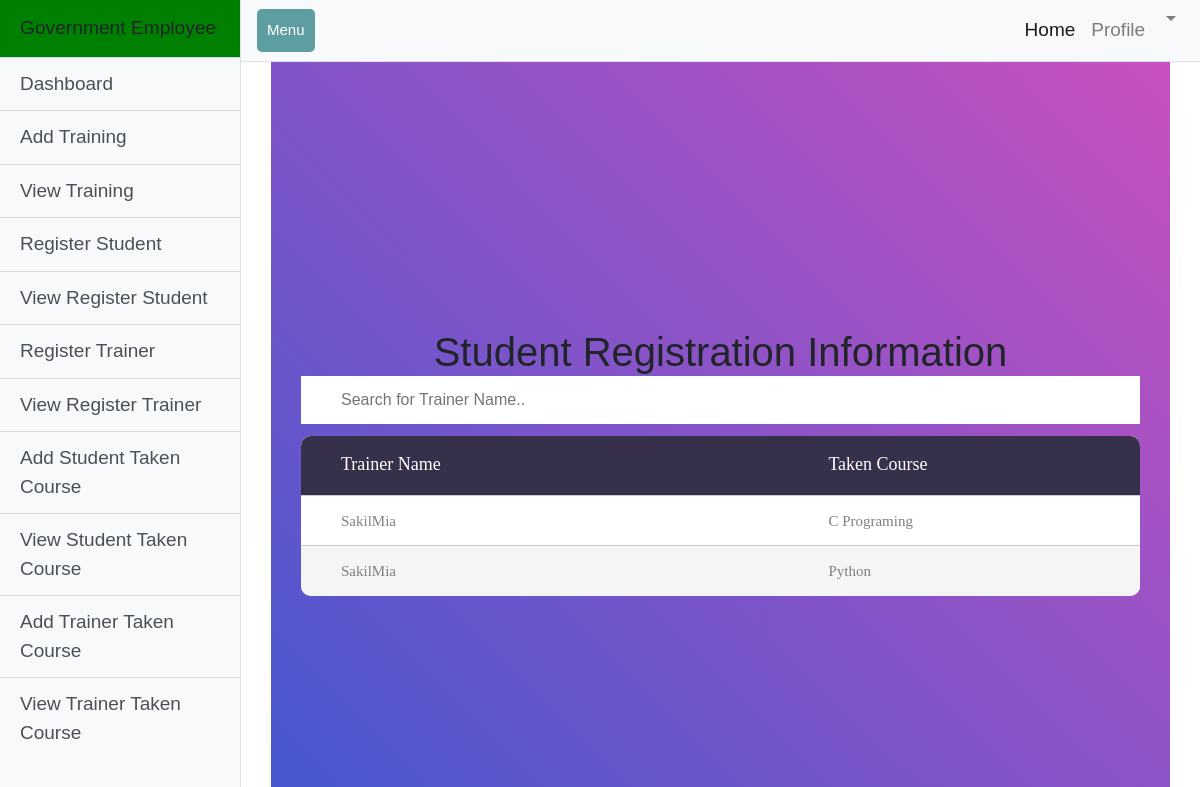
Screenshot of /GovernmentEmployee/viewTrainerTakenCourse/ with the database file from the repository.
### TrainerTakenCourse/models.py (models this page shows, shortened)
class TrainerTakenCourse(models.Model):
    TrainerName = models.ForeignKey(settings.AUTH_USER_MODEL, on_delete=models.CASCADE,
                                    limit_choices_to={'is_trainer': True}, )
    CourseName = models.ForeignKey(Training, on_delete=models.CASCADE)

### users/models.py (models this page shows, shortened)
class User(AbstractUser):
    is_governmentEmployee = models.BooleanField(default=False)
    is_trainer = models.BooleanField(default=False)
    is_student = models.BooleanField(default=False)
    MinistryName = models.ForeignKey(Ministry, on_delete=models.CASCADE, null=True, blank=True)
    phone_number = models.CharField(max_length=12, null=True, blank=True)
    Address = models.CharField(max_length=120, null=True, blank=True)
    image = models.ImageField(default='default.jpg', upload_to='profile_pics')
    def __str__(self):
        return self.username

### GovernmentEmployee/models.py (models this page shows, shortened)
class Training(models.Model):
    TrainingCode = models.IntegerField(help_text='please enter a number ')
    TrainingName = models.CharField(max_length=150)
    TrainingStartDate = models.DateField()
    TrainingDuration = models.CharField(max_length=15, help_text='6 months')
    picture = models.ImageField(default='default.jpg', upload_to='Training_Pic/')
    username = models.ForeignKey(settings.AUTH_USER_MODEL, on_delete=models.CASCADE, null=True, blank=True)
    date_posted = models.DateTimeField(default=timezone.now)
    def __str__(self):
        return self.TrainingName
    class Meta:
        db_table = "training"

### TrainerTakenCourse/views.py (the view)
# urls.py: path('viewTrainerTakenCourse/', trainer_views.TrainerTakenCourseList.as_view(), name='ViewTrainerTakenCourse'),
class TrainerTakenCourseList(ListView):
    model = TrainerTakenCourse
    template_name = 'TrainerTakenCourse/TrainerTakenCourseView.html'
    paginate_by = 15

### TrainerTakenCourse/templates/TrainerTakenCourse/TrainerTakenCourseView.html (shortened to what this page needs)
{% extends 'GovernmentEmployee/GovernmentEmployeeNavbar.html' %}
{% load static %}
{% load crispy_forms_tags %}
{% block content %}
<link rel="stylesheet" href="{% static 'GovernmentEmployee/css/style.css' %}"/>
<link rel="stylesheet" type="text/css" href="{% static 'GovernmentEmployee/css/util.css' %}">
<link rel="stylesheet" type="text/css" href="{% static 'GovernmentEmployee/css/main.css' %}">
<div class="container-fluid">
	<div class="limiter">
		<div class="container-table100">
			<div class="wrap-table100">
				<div class="table100">
                     <h1 align="center">Student Registration Information</h1>
                        <input type="text" id="myInput" onkeyup="myFunction()" placeholder="Search for Trainer Name.." title="Type in a name">
					<table id="myTable">
						<thead>
							<tr class="table100-head">
                                    <th  class="column1" >Trainer Name</th>
                                    <th  class="column2">Taken Course</th>
							</tr>
						</thead>
						<tbody>
                             {% for Trainer_TakenCourse in object_list  %}
                                   <tr>
                                       <td class="column1">{{ Trainer_TakenCourse.TrainerName}}</td>
                                       <td class="column2">{{ Trainer_TakenCourse.CourseName }}</td>
                                   </tr>
                             {% endfor %}
						</tbody>
					</table>
				</div>
			</div>
		</div>
	</div>
</div>
 {% endblock %}

### GovernmentEmployee/static/GovernmentEmployee/css/simple-sidebar.css (style rules this page uses)
body { overflow-x: hidden; }

### GovernmentEmployee/static/GovernmentEmployee/css/style.css (style rules this page uses)
body { font-size: 19px; }
table { width: 50%; margin: 30px auto; border-collapse: collapse; text-align: left; }
tr { border-bottom: 1px solid #cbcbcb; }
th, td { border: none; height: 30px; padding: 2px; }

### GovernmentEmployee/static/GovernmentEmployee/css/main.css (style rules this page uses)
* { margin: 0px; padding: 0px; box-sizing: border-box; }
body, html { height: 100%; font-family: sans-serif; }
h1,h2,h3,h4,h5,h6 { margin: 0px; }
input { display: block; outline: none; border: none !important; }
.limiter { width: 100%; margin: 0 auto; }
.container-table100 { width: 100%; min-height: 100vh; background: #c850c0; background: -webkit-linear-gradient(45deg, #4158d0, #c850c0); background: -o-linear-gradient(45deg, #4158d0, #c850c0); background: -moz-linear-gradient(45deg, #4158d0, #c850c0); background: linear-gradient(45deg, #4158d0, #c850c0); display: -webkit-box; display: -webkit-flex; display: -moz-box; display: -ms-flexbox; display: flex; align-items: center; justify-content: center; flex-wrap: wrap; padding: 33px 30px; }
.wrap-table100 { width: 1170px; }
table { border-spacing: 1; border-collapse: collapse; background: white; border-radius: 10px; overflow: hidden; width: 100%; margin: 0 auto; position: relative; }
table * { position: relative; }
table td, table th { padding-left: 8px; }
table thead tr { height: 60px; background: #36304a; }
table tbody tr { height: 50px; }
table tbody tr:last-child { border: 0; }
table td, table th { text-align: left; }
.table100-head th { font-family: OpenSans-Regular; font-size: 18px; color: #fff; line-height: 1.2; font-weight: unset; }
tbody tr:nth-child(even) { background-color: #f5f5f5; }
tbody tr { font-family: OpenSans-Regular; font-size: 15px; color: #808080; line-height: 1.2; font-weight: unset; }
.column1 { width: 260px; padding-left: 40px; }
.column2 { width: 160px; }

### TrainerTakenCourse/templates/TrainerTakenCourse/TrainerTakenCourseView.html (style rules this page uses)
#myInput {  background-position: 10px 10px; background-repeat: no-repeat; width: 100%; font-size: 16px; padding: 12px 20px 12px 40px; border: 1px solid #ddd; margin-bottom: 12px; }

### rows the page displays
TrainerTakenCourse: TrainerName "SakilMia", CourseName "C Programing"
TrainerTakenCourse: TrainerName "SakilMia", CourseName "Python"
